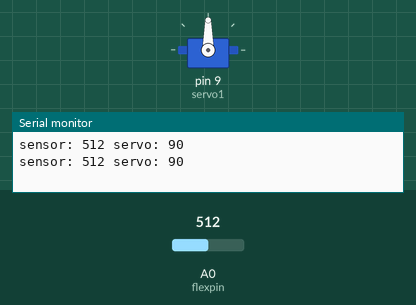
Recording of a sketch running on a simulated Arduino Uno, built with avr-gcc and run on an emulated ATmega328P. On the bench: servo, the last lines printed to the serial monitor. Inputs (shaded band) come from the test bench; at power-on: A0 (flexpin) = 512.

Above: at 1.8 s.
1.9 s: A0 (flexpin) set to 0
At 2.7 s:
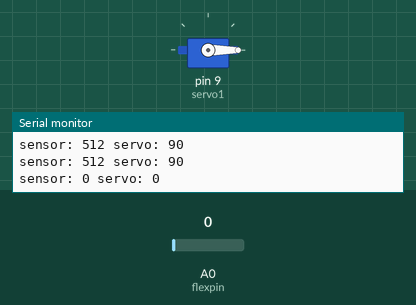
3.5 s: A0 (flexpin) set to 122
At 4.3 s:
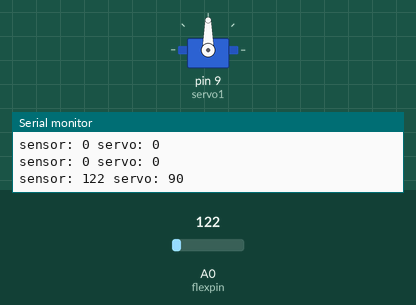
Timing chart, 0 to 6.5 s (numbered marks = the images above; inputs shaded):
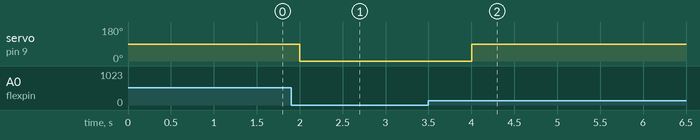

Measured:
- after the input at 1.9 s, servo on pin 9 (servo1): 90° → 0° after 0.10 s
- after the input at 3.5 s, servo on pin 9 (servo1): 0° → 90° after 0.50 s

The sketch:

Flex_Sensor_Servo.ino
```cpp
/* This is a simple code showing how to interface a flex sensor (I made one at home) with a servo motor and control the position*/

#include <Servo.h>

Servo servo1;
const int flexpin = 0; //define pin connected to servo signal

void setup()
{
  Serial.begin(9600);  //baud rate
  servo1.attach(9); //initialize servo
}


void loop()
{
  int flexposition;  //variable for flex sensor positional values
  int servoposition;  //variable for servo motor positional values
  flexposition = analogRead(flexpin);
  servoposition = map(flexposition, 6, 50, 0, 90);
  servoposition = constrain(servoposition, 0, 90);
  servo1.write(servoposition);
  Serial.print("sensor: ");
  Serial.print(flexposition);
  Serial.print(" servo: ");
  Serial.println(servoposition);
  delay(1000);
}
```
